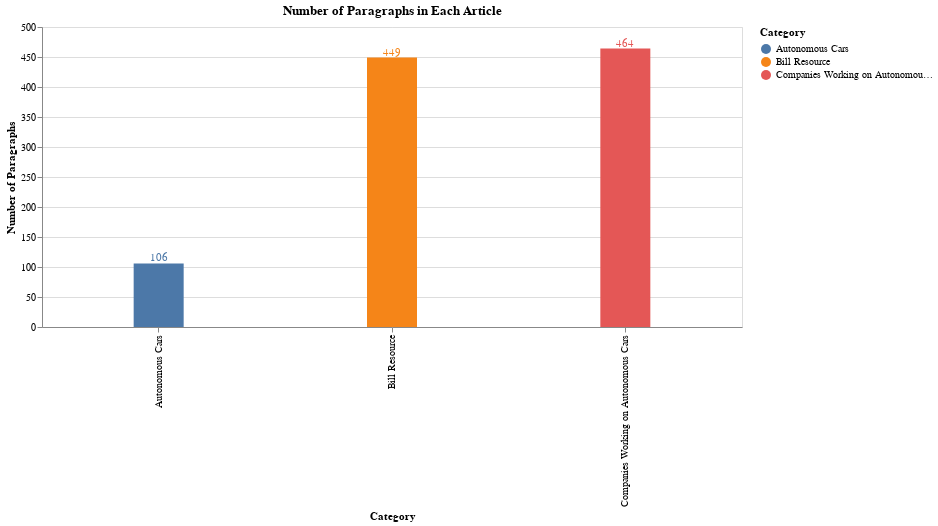

Notebook cell for this chart:
### Code cell
bars = alt.Chart(df).mark_bar(size=50).encode(
    x=alt.X("Category"),
    y=alt.Y("count():Q", axis=alt.Axis(title='Number of Paragraphs')),
    tooltip=[alt.Tooltip('count()', title='Number of Paragraphs'), 'Category'],
    color='Category'

)

text = bars.mark_text(
    align='center',
    baseline='bottom',
).encode(
    text='count()'
)

(bars + text).interactive().properties(
    height=300, 
    width=700,
    title = "Number of Paragraphs in Each Article",
)

### Figure 1 — Vega-Lite specification as saved in the notebook (floating-point values rounded to 4 significant figures; data arrays with more than 128 entries replaced by an {"elided": "..."} marker saying what was removed)
{"config": {"view": {"continuousWidth": 400, "continuousHeight": 300}}, "layer": [{"mark": {"type": "bar", "size": 50}, "encoding": {"color": {"type": "nominal", "field": "Category"}, "tooltip": [{"type": "quantitative", "aggregate": "count", "title": "Number of Paragraphs"}, {"type": "nominal", "field": "Category"}], "x": {"type": "nominal", "field": "Category"}, "y": {"type": "quantitative", "aggregate": "count", "axis": {"title": "Number of Paragraphs"}}}, "selection": {"selector001": {"type": "interval", "bind": "scales", "encodings": ["x", "y"]}}}, {"mark": {"type": "text", "align": "center", "baseline": "bottom"}, "encoding": {"color": {"type": "nominal", "field": "Category"}, "text": {"type": "quantitative", "aggregate": "count"}, "tooltip": [{"type": "quantitative", "aggregate": "count", "title": "Number of Paragraphs"}, {"type": "nominal", "field": "Category"}], "x": {"type": "nominal", "field": "Category"}, "y": {"type": "quantitative", "aggregate": "count", "axis": {"title": "Number of Paragraphs"}}}}], "data": {"name": "data-43a504129c687a3575101c57539ef9b9"}, "height": 300, "title": "Number of Paragraphs in Each Article", "width": 700, "$schema": "https://vega.github.io/schema/vega-lite/v4.8.1.json", "datasets": {"data-43a504129c687a3575101c57539ef9b9": {"elided": "1019 records"}}}
